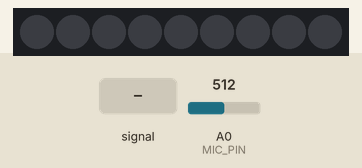
Bench run of a sketch on a simulated ATtiny85, built with avr-gcc and run on an emulated ATtiny85. Parts: 9 RGB LEDs in strip order, left to right. The test bench sets the inputs (shaded band); at power-on: A0 (MIC_PIN) = 512. Dim RGB values are drawn brighter than linear; what the sketch prints to the serial monitor is not drawn.

Above: at 1.2 s.
1.3 s: A0 (MIC_PIN) fed a 200 Hz sine of ±255 counts around its level
At 1.45 s:
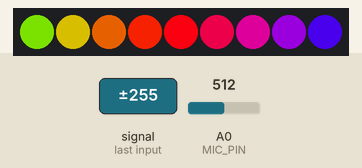
At 3.09 s:
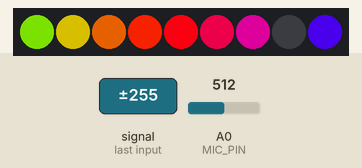
3.7 s: A0 (MIC_PIN) set to 660
At 3.82 s:
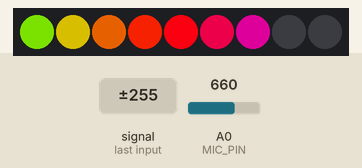
5.4 s: A0 (MIC_PIN) set to 511
At 5.47 s:
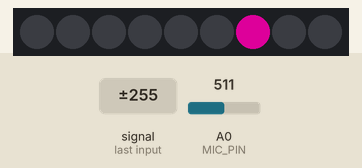
Timing chart, 0 to 6.4 s (numbered marks = the images above; inputs shaded):
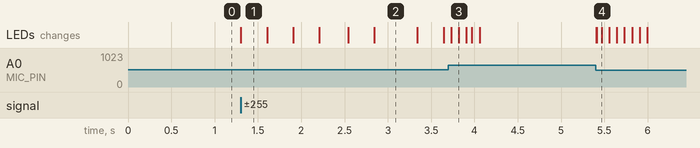

The sketch:

sound_to_light.ino
```cpp
// (licence header left out)
//#include <Adafruit_NeoPixel.h>
#include <Adafruit_DotStar.h>

// Because conditional #includes don't work w/Arduino sketches...
#include <SPI.h>         // COMMENT OUT THIS LINE FOR GEMMA OR TRINKET
//#include <avr/power.h> // ENABLE THIS LINE FOR GEMMA OR TRINKET

#define NUMPIXELS  9  // Number of pixels in strand
#define DATAPIN    4
#define CLOCKPIN   5
Adafruit_DotStar strip = Adafruit_DotStar(
  NUMPIXELS, DATAPIN, CLOCKPIN, DOTSTAR_BRG);

#define MIC_PIN   A0  // Microphone is attached to this analog pin
//#define LED_PIN    6  // NeoPixel LED strand is connected to this pin
#define DC_OFFSET  0  // DC offset in mic signal - if unusure, leave 0
#define NOISE     10  // Noise/hum/interference in mic signal
#define SAMPLES   60  // Length of buffer for dynamic level adjustment
#define TOP       (NUMPIXELS ) // Allow dot to go slightly off scale
#define PEAK_FALL 40  // Rate of peak falling dot

byte
  peak      = 0,      // Used for falling dot
  dotCount  = 0,      // Frame counter for delaying dot-falling speed
  volCount  = 0;      // Frame counter for storing past volume data
int
  vol[SAMPLES],       // Collection of prior volume samples
   lvl       = 10,      // Current "dampened" audio level
  //minLvlAvg = 0,      // For dynamic adjustment of graph low & high
  //maxLvlAvg = 512;

    minLvlAvg = 350,      // For dynamic adjustment of graph low & high
  maxLvlAvg = 650;

// The last parameter is optional -- this is the color data order of the
// DotStar strip, which has changed over time in different production runs.
// Your code just uses R,G,B colors, the library then reassigns as needed.
// Default is DOTSTAR_BRG, so change this if you have an earlier strip.

// Hardware SPI is a little faster, but must be wired to specific pins
// (Arduino Uno = pin 11 for data, 13 for clock, other boards are different).
//Adafruit_DotStar strip = Adafruit_DotStar(NUMPIXELS, DOTSTAR_BRG);


void setup() {

  // This is only needed on 5V Arduinos (Uno, Leonardo, etc.).
  // Connect 3.3V to mic AND TO AREF ON ARDUINO and enable this
  // line.  Audio samples are 'cleaner' at 3.3V.
  // COMMENT OUT THIS LINE FOR 3.3V ARDUINOS (FLORA, ETC.):
//  analogReference(EXTERNAL);
#if defined(__AVR_ATtiny85__) && (F_CPU == 16000000L)
  clock_prescale_set(clock_div_1); // Enable 16 MHz on Trinket
#endif

  //strip.begin(); // Initialize pins for output
  memset(vol, 0, sizeof(vol));
  strip.begin();
    strip.show();  // Turn all LEDs off ASAP
  Serial.begin(9600);
}

void loop() {
  uint8_t  i;
  uint16_t minLvl, maxLvl;
  int      n, height;
  n   = analogRead(MIC_PIN);                        // Raw reading from mic
Serial.println(n);
  //delay(100);
  n   = abs(n - 512 - DC_OFFSET); // Center on zero
  n   = (n <= NOISE) ? 0 : (n - NOISE);             // Remove noise/hum
  lvl = ((lvl * 7) + n) >> 3;    // "Dampened" reading (else looks twitchy)

  // Calculate bar height based on dynamic min/max levels (fixed point):
  height = TOP * (lvl - minLvlAvg) / (long)(maxLvlAvg - minLvlAvg);

  if(height < 0L)       height = 0;      // Clip output
  else if(height > TOP) height = TOP;
  if(height > peak)     peak   = height; // Keep 'peak' dot at top


  // Color pixels based on rainbow gradient
  for(i=0; i<NUMPIXELS; i++) {
    if(i >= height)               strip.setPixelColor(i,   0,   0, 0);
    else strip.setPixelColor(i,Wheel(map(i,0,strip.numPixels()-1,30,150)));
  }

  // Draw peak dot
  if(peak > 0 && peak <= NUMPIXELS-1)
  strip.setPixelColor(peak,Wheel(map(peak,0,strip.numPixels()-1,30,150)));
   strip.show(); // Update strip

// Every few frames, make the peak pixel drop by 1:

    if(++dotCount >= PEAK_FALL) { //fall rate
      if(peak > 0) peak--;
      dotCount = 0;
    }


  vol[volCount] = n;                      // Save sample for dynamic leveling
  if(++volCount >= SAMPLES) volCount = 0; // Advance/rollover sample counter

  // Get volume range of prior frames
  minLvl = maxLvl = vol[0];
  for(i=1; i<SAMPLES; i++) {
    if(vol[i] < minLvl)      minLvl = vol[i];
    else if(vol[i] > maxLvl) maxLvl = vol[i];
  }
  // minLvl and maxLvl indicate the volume range over prior frames, used
  // for vertically scaling the output graph (so it looks interesting
  // regardless of volume level).  If they're too close together though
  // (e.g. at very low volume levels) the graph becomes super coarse
  // and 'jumpy'...so keep some minimum distance between them (this
  // also lets the graph go to zero when no sound is playing):
  if((maxLvl - minLvl) < TOP) maxLvl = minLvl + TOP;
  minLvlAvg = (minLvlAvg * 63 + minLvl) >> 6; // Dampen min/max levels
  maxLvlAvg = (maxLvlAvg * 63 + maxLvl) >> 6; // (fake rolling average)

}

// Input a value 0 to 255 to get a color value.
// The colors are a transition r - g - b - back to r.
uint32_t Wheel(byte WheelPos) {
  if(WheelPos < 85) {
   return strip.Color(WheelPos * 3, 255 - WheelPos * 3, 0);
  } else if(WheelPos < 170) {
   WheelPos -= 85;
   return strip.Color(255 - WheelPos * 3, 0, WheelPos * 3);
  } else {
   WheelPos -= 170;
   return strip.Color(0, WheelPos * 3, 255 - WheelPos * 3);
  }
}
```

Measured:
- after the input at 1.3 s, the LEDs: change at once (image 1)
- after the input at 5.4 s, the LEDs: first change at once (image 4 shows a later state)
- what the display in image 2 shows lasts 0.5 s, from 2.8 s to 3.3 s
